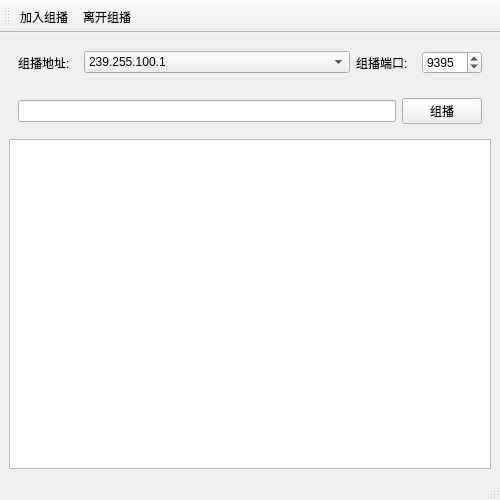
<?xml version="1.0" encoding="UTF-8"?>
<ui version="4.0">
 <class>Qt6_UDP_Multicast</class>
 <widget class="QMainWindow" name="Qt6_UDP_Multicast">
  <property name="geometry">
   <rect>
    <x>0</x>
    <y>0</y>
    <width>500</width>
    <height>500</height>
   </rect>
  </property>
  <property name="windowTitle">
   <string>Qt6_UDP_Multicast</string>
  </property>
  <widget class="QWidget" name="W_Central">
   <layout class="QVBoxLayout" name="verticalLayout">
    <item>
     <widget class="QWidget" name="W_Address" native="true">
      <layout class="QHBoxLayout" name="horizontalLayout">
       <item>
        <widget class="QLabel" name="L_IPv4">
         <property name="maximumSize">
          <size>
           <width>60</width>
           <height>16777215</height>
          </size>
         </property>
         <property name="text">
          <string>组播地址: </string>
         </property>
        </widget>
       </item>
       <item>
        <widget class="QComboBox" name="CB_IPv4">
         <item>
          <property name="text">
           <string>239.255.100.1</string>
          </property>
         </item>
         <item>
          <property name="text">
           <string>238.255.100.1</string>
          </property>
         </item>
        </widget>
       </item>
       <item>
        <widget class="QLabel" name="L_Port">
         <property name="maximumSize">
          <size>
           <width>60</width>
           <height>16777215</height>
          </size>
         </property>
         <property name="text">
          <string>组播端口: </string>
         </property>
        </widget>
       </item>
       <item>
        <widget class="QSpinBox" name="SB_Port">
         <property name="maximumSize">
          <size>
           <width>60</width>
           <height>16777215</height>
          </size>
         </property>
         <property name="maximum">
          <number>65535</number>
         </property>
         <property name="value">
          <number>9395</number>
         </property>
        </widget>
       </item>
      </layout>
     </widget>
    </item>
    <item>
     <widget class="QWidget" name="W_Send" native="true">
      <layout class="QHBoxLayout" name="horizontalLayout_2">
       <item>
        <widget class="QLineEdit" name="LE_Message"/>
       </item>
       <item>
        <widget class="QPushButton" name="PB_Multicast">
         <property name="text">
          <string>组播</string>
         </property>
        </widget>
       </item>
      </layout>
     </widget>
    </item>
    <item>
     <widget class="QPlainTextEdit" name="PTE_Message">
      <property name="plainText">
       <string/>
      </property>
     </widget>
    </item>
   </layout>
  </widget>
  <widget class="QMenuBar" name="MB_Menu">
   <property name="geometry">
    <rect>
     <x>0</x>
     <y>0</y>
     <width>500</width>
     <height>30</height>
    </rect>
   </property>
  </widget>
  <widget class="QStatusBar" name="SB_Status"/>
  <widget class="QToolBar" name="TB_Tool">
   <property name="windowTitle">
    <string>toolBar</string>
   </property>
   <attribute name="toolBarArea">
    <enum>TopToolBarArea</enum>
   </attribute>
   <attribute name="toolBarBreak">
    <bool>false</bool>
   </attribute>
   <addaction name="A_Join"/>
   <addaction name="A_Leave"/>
  </widget>
  <action name="A_Join">
   <property name="text">
    <string>加入组播</string>
   </property>
  </action>
  <action name="A_Leave">
   <property name="text">
    <string>离开组播</string>
   </property>
  </action>
 </widget>
 <resources/>
 <connections/>
</ui>
